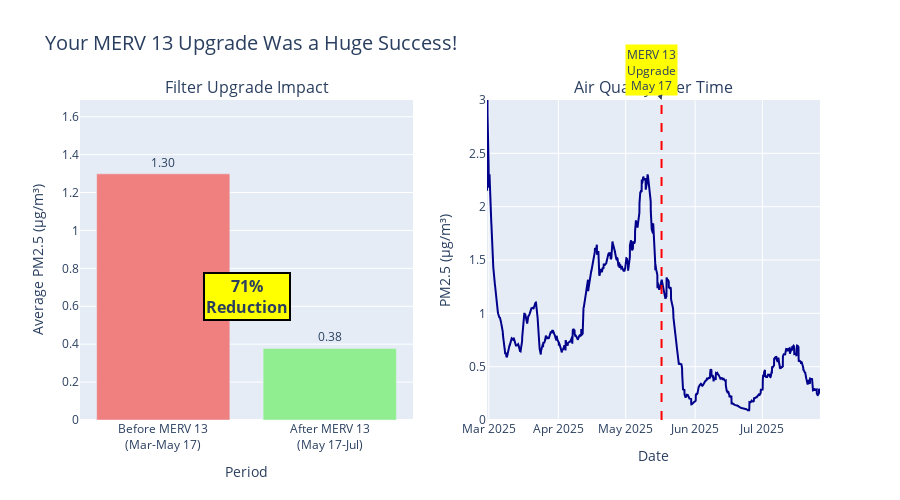

This figure's notebook cell:
### Code cell
# Create simple, clear visualizations with Plotly
import plotly.graph_objects as go
from plotly.subplots import make_subplots
import pandas as pd

# Calculate period averages
pre_merv13 = df_hourly[
    (df_hourly.index >= event_dates["ERV Install"])
    & (df_hourly.index < event_dates["MERV 13 Upgrade"])
]["PM2_5"]
post_merv13 = df_hourly[df_hourly.index >= event_dates["MERV 13 Upgrade"]]["PM2_5"]

pre_avg = pre_merv13.mean()
post_avg = post_merv13.mean()
improvement = (pre_avg - post_avg) / pre_avg * 100

# Create figure with two charts
fig = make_subplots(
    rows=1,
    cols=2,
    subplot_titles=("Filter Upgrade Impact", "Air Quality Over Time"),
    specs=[[{"type": "bar"}, {"type": "scatter"}]],
)

# Chart 1: Before/After comparison
fig.add_trace(
    go.Bar(
        x=["Before MERV 13<br>(Mar-May 17)", "After MERV 13<br>(May 17-Jul)"],
        y=[pre_avg, post_avg],
        marker_color=["lightcoral", "lightgreen"],
        text=[f"{pre_avg:.2f}", f"{post_avg:.2f}"],
        textposition="outside",
        showlegend=False,
    ),
    row=1,
    col=1,
)

# Add improvement annotation
fig.add_annotation(
    x=0.5,
    y=pre_avg / 2,
    text=f"<b>{improvement:.0f}%<br>Reduction</b>",
    showarrow=False,
    font=dict(size=16),
    bgcolor="yellow",
    bordercolor="black",
    borderwidth=2,
    xref="x",
    yref="y",
)

# Chart 2: Timeline
rolling_avg = df_hourly["PM2_5"].rolling("7D").mean()
fig.add_trace(
    go.Scatter(
        x=df_hourly.index,
        y=rolling_avg,
        mode="lines",
        name="7-day average",
        line=dict(color="darkblue", width=2),
    ),
    row=1,
    col=2,
)

# Add event markers
fig.add_vline(
    x=event_dates["MERV 13 Upgrade"], line_width=2, line_dash="dash", line_color="red", row=1, col=2
)
fig.add_annotation(
    x=event_dates["MERV 13 Upgrade"],
    y=3,
    text="MERV 13<br>Upgrade<br>May 17",
    showarrow=True,
    arrowhead=2,
    bgcolor="yellow",
    row=1,
    col=2,
)

# Update layout
fig.update_yaxes(title_text="Average PM2.5 (μg/m³)", row=1, col=1, range=[0, pre_avg * 1.3])
fig.update_yaxes(title_text="PM2.5 (μg/m³)", row=1, col=2, range=[0, 3])
fig.update_xaxes(title_text="Period", row=1, col=1)
fig.update_xaxes(title_text="Date", row=1, col=2)

fig.update_layout(
    title_text="Your MERV 13 Upgrade Was a Huge Success!",
    title_font_size=20,
    height=500,
    showlegend=False,
)

fig.show()

# CORRECT cost analysis with updated date
days_since_install = (event_dates["Today"] - event_dates["MERV 13 Upgrade"]).days
print("\n" + "=" * 60)
print("FILTER COST ANALYSIS")
print("=" * 60)
print("HVAC Filter (MERV 13): $130")
print("ERV Filter (MERV 13): $130")
print("Total Filter Cost: $260")
print(f"\n📅 Days Since Install (May 17): {days_since_install}")
print(f"💵 Cost Per Day: ${260 / days_since_install:.2f}")
print(f"🎯 Annual Cost at This Rate: ${260 / days_since_install * 365:.0f}")
print("\n✨ Your MERV 13 filters are working GREAT!")
print(f"✨ {improvement:.0f}% reduction in PM2.5")
print(f"✨ Air quality {15 / post_avg:.0f}x better than WHO standards")
print("\n📈 At 70 days with no degradation, these filters could last years!")

### Figure 1 — Plotly figure (JSON) as saved in the notebook; plotly's stock layout.template omitted (floating-point values rounded to 4 significant figures; data arrays with more than 128 entries replaced by an {"elided": "..."} marker saying what was removed)
{"data": [{"marker": {"color": ["lightcoral", "lightgreen"]}, "showlegend": false, "text": ["1.30", "0.38"], "textposition": "outside", "type": "bar", "x": ["Before MERV 13<br>(Mar-May 17)", "After MERV 13<br>(May 17-Jul)"], "xaxis": "x", "y": [1.299, 0.3774], "yaxis": "y"}, {"line": {"color": "darkblue", "width": 2}, "mode": "lines", "name": "7-day average", "type": "scatter", "x": {"elided": "3565 str values"}, "xaxis": "x2", "y": {"elided": "3565 float values"}, "yaxis": "y2"}], "layout": {"annotations": [{"font": {"size": 16}, "showarrow": false, "text": "Filter Upgrade Impact", "x": 0.225, "xanchor": "center", "xref": "paper", "y": 1, "yanchor": "bottom", "yref": "paper"}, {"font": {"size": 16}, "showarrow": false, "text": "Air Quality Over Time", "x": 0.775, "xanchor": "center", "xref": "paper", "y": 1, "yanchor": "bottom", "yref": "paper"}, {"bgcolor": "yellow", "bordercolor": "black", "borderwidth": 2, "font": {"size": 16}, "showarrow": false, "text": "<b>71%<br>Reduction</b>", "x": 0.5, "xref": "x", "y": 0.6493, "yref": "y"}, {"arrowhead": 2, "bgcolor": "yellow", "showarrow": true, "text": "MERV 13<br>Upgrade<br>May 17", "x": "2025-05-17T00:00:00", "xref": "x2", "y": 3, "yref": "y2"}], "height": 500, "shapes": [{"line": {"color": "red", "dash": "dash", "width": 2}, "type": "line", "x0": "2025-05-17T00:00:00", "x1": "2025-05-17T00:00:00", "xref": "x2", "y0": 0, "y1": 1, "yref": "y2 domain"}], "showlegend": false, "title": {"font": {"size": 20}, "text": "Your MERV 13 Upgrade Was a Huge Success!"}, "xaxis": {"anchor": "y", "domain": [0, 0.45], "title": {"text": "Period"}}, "xaxis2": {"anchor": "y2", "domain": [0.55, 1], "title": {"text": "Date"}}, "yaxis": {"anchor": "x", "domain": [0, 1], "range": [0, 1.688], "title": {"text": "Average PM2.5 (μg/m³)"}}, "yaxis2": {"anchor": "x2", "domain": [0, 1], "range": [0, 3], "title": {"text": "PM2.5 (μg/m³)"}}}}
